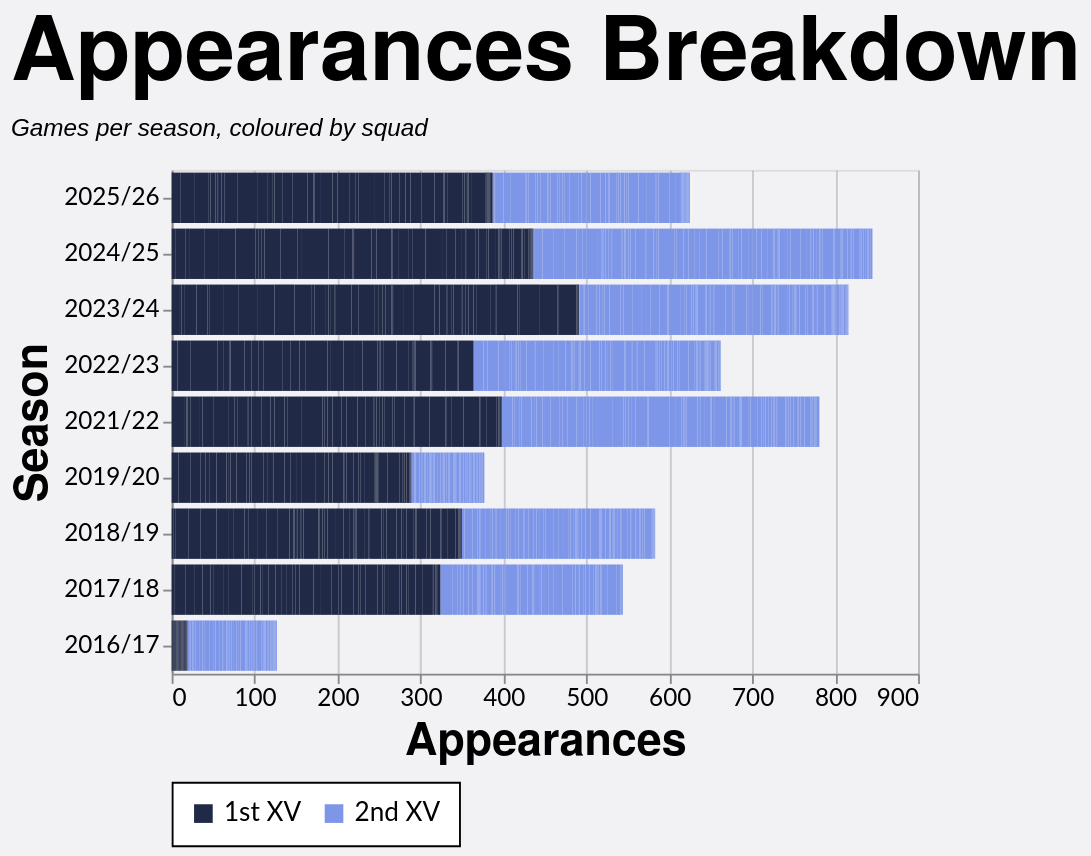

Here is the Vega-Lite specification saved for this chart:
### Vega-Lite specification from a JSON file in a GitHub repository (floating-point values rounded to 4 significant figures; data arrays with more than 128 entries replaced by an {"elided": "..."} marker saying what was removed)
{"config": {"axis": {"labelFont": "Lato, sans-serif", "titleFont": "PT Sans Narrow, Helvetica Neue, Helvetica, Arial, sans-serif", "labelFontSize": 13, "titleFontSize": 24, "gridColor": "#202947", "gridOpacity": 0.2}, "header": {"labelFont": "PT Sans Narrow, Helvetica Neue, Helvetica, Arial, sans-serif", "titleFont": "PT Sans Narrow, Helvetica Neue, Helvetica, Arial, sans-serif", "labelFontSize": 24, "titleFontSize": 28, "labelFontWeight": "bold", "orient": "left"}, "legend": {"labelFont": "Lato, sans-serif", "titleFont": "PT Sans Narrow, Helvetica Neue, Helvetica, Arial, sans-serif", "labelFontSize": 14, "titleFontSize": 16, "titlePadding": 5, "fillColor": "white", "strokeColor": "black", "padding": 10, "titleFontWeight": "lighter", "titleFontStyle": "italic", "titleColor": "gray", "offset": 10}, "title": {"font": "PT Sans Narrow, Helvetica Neue, Helvetica, Arial, sans-serif", "fontSize": 48, "fontWeight": "bold", "anchor": "start", "align": "center", "titlePadding": 20, "subtitlePadding": 10, "subtitleFontSize": 13, "subtitleColor": "", "subtitleFontStyle": "italic", "offset": 15, "color": "black"}, "axisX": {"labelAngle": 0}, "facet": {"title": null, "header": null, "align": {"row": "each", "column": "each"}}, "resolve": {"scale": {"y": "independent", "facet": "independent"}}, "background": "#f2f1f4", "scale": {"offsetBandPaddingOuter": 0.2, "offsetBandPaddingInner": 0.1}}, "data": {"name": "data-581a39a9b77f405373da35596dd82193"}, "mark": {"type": "bar"}, "encoding": {"color": {"field": "color_value", "legend": {"orient": "bottom", "title": null}, "scale": {"domain": ["1st XV", "2nd XV"], "range": ["#202946", "#7d96e8"]}, "sort": {"field": "sum(apps)", "op": "sum", "order": "descending"}, "type": "nominal"}, "tooltip": [{"field": "player", "title": "Player", "type": "nominal"}, {"field": "season", "title": "Season", "type": "nominal"}, {"field": "color_value", "title": "Group", "type": "nominal"}, {"aggregate": "sum", "field": "apps", "title": "Appearances", "type": "quantitative"}], "x": {"aggregate": "sum", "field": "apps", "title": "Appearances", "type": "quantitative"}, "y": {"field": "season", "sort": {"field": "season_sort", "op": "max", "order": "descending"}, "title": "Season", "type": "nominal"}}, "height": {"step": 30}, "title": {"text": "Appearances Breakdown", "subtitle": "Games per season, coloured by squad"}, "width": 400, "$schema": "https://vega.github.io/schema/vega-lite/v5.20.1.json", "datasets": {"data-581a39a9b77f405373da35596dd82193": {"elided": "2507 records"}}}
